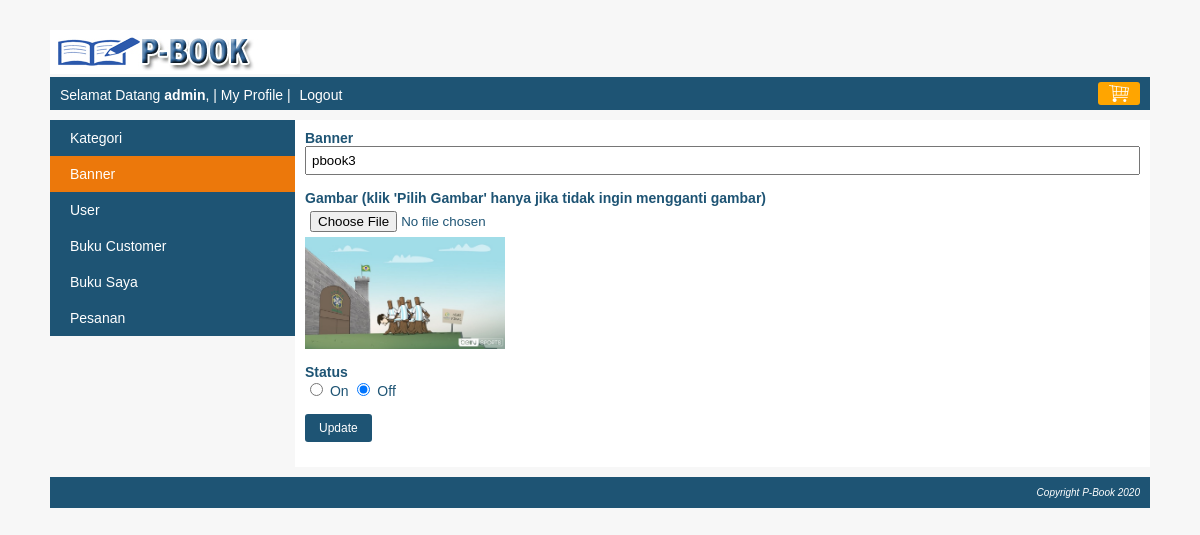
The app's page /index.php?page=my_profile&module=banner&action=form&banner_id=3 (signed in) with its own data.
### tables this page shows
CREATE TABLE `banner` (
  `banner_id` int(11) NOT NULL,
  `banner` varchar(300) NOT NULL,
  `gambar` varchar(300) NOT NULL,
  `status` enum('on','off') NOT NULL
);

### module/banner/form.php (the view)
<?php
    $banner_id = isset($_GET['banner_id']) ? $_GET['banner_id'] : false;
    $banner = "";
    $gambar = "";
	$keterangan_gambar = "";
    $status = "";
    $button = "Add";
    if($banner_id)
    {
        $queryBanner = mysqli_query($koneksi, "SELECT * FROM banner WHERE banner_id='$banner_id'");
        $row=mysqli_fetch_assoc($queryBanner);
		$banner = $row["banner"];
		$gambar = "<img src='". BASE_URL."images/slide/$row[gambar]' style='width: 200px;vertical-align: middle;' />";
		$keterangan_gambar = "(klik 'Pilih Gambar' hanya jika tidak ingin mengganti gambar)";
		$status = $row["status"];
		$button = "Update";
    }
?>
<form action="<?php echo BASE_URL."module/banner/action.php?banner_id=$banner_id"?>" method="post" enctype="multipart/form-data">
	<div class="element-form">
		<label>Banner</label>
		<span><input type="text" name="banner" value="<?php echo $banner; ?>" /></span>
	</div>
	<div class="element-form">
		<label>Gambar <?php echo $keterangan_gambar; ?></label>
		<span><input type="file" name="file" /><?php echo $gambar; ?></span>
	</div>
	<div class="element-form">
		<label>Status</label>
		<span>
			<input type="radio" value="on" name="status" <?php if($status == "on"){ echo "checked"; } ?> /> On
			<input type="radio" value="off" name="status" <?php if($status == "off"){ echo "checked"; } ?> /> Off
		</span>
	</div>
	<div class="element-form">
		<span><input type="submit" name="button" value="<?php echo $button; ?>" class="submit-my-profile" /></span>
	</div>
</form>

### css/style.css (style rules this page uses)
body { font-family:arial; font-size: 14px; color: #1e5474; background: #F7F7F7; margin: 0px; }
.element-form { margin-bottom: 15px; }
.element-form label { display: block; font-weight: bold; }
.element-form span { display: block; }
.element-form span input[type="text"], .element-form span input[type="password"], .element-form span input[type="file"], .element-form span textarea, .element-form span select { width: 100%; padding: 5px; box-sizing: border-box; }
.element-form span input[type="submit"] { background: #1e5474; border: none; color: white; padding: 7px 14px; border-radius: 3px; font-size: 15px; cursor: pointer; font-size: 12px; }

### records on screen
banner: banner "pbook3", gambar (picture), status "☑"

### other values on screen
$nama "admin"
$keterangan_gambar "(klik 'Pilih Gambar' hanya jika tidak ingin mengganti gambar)"
